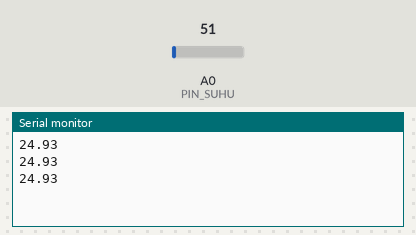
Simulated run of this sketch. Board: Arduino Uno, built with avr-gcc and run on an emulated ATmega328P. Parts: the last lines printed to the serial monitor. Inputs (shaded band) come from the test bench; at power-on: A0 (PIN_SUHU) = 51.

Above: at 1.3 s.
1.4 s: A0 (PIN_SUHU) set to 61
At 1.9 s:
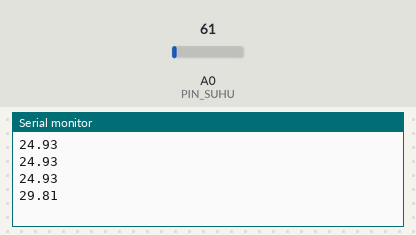
2.9 s: A0 (PIN_SUHU) set to 71
At 3.4 s:
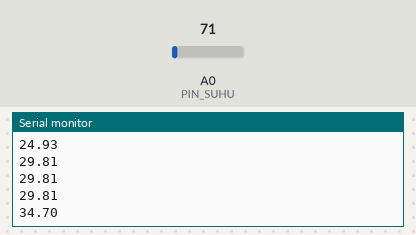
Timing chart, 0 to 5.9 s (numbered marks = the images above; inputs shaded):
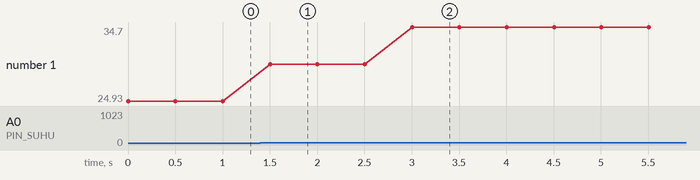

Measured:
- after the input at 1.4 s, the serial monitor: prints a new line after 0.10 s (image 1)
- after the input at 2.9 s, the serial monitor: prints a new line after 0.10 s (image 2)
- plotted number 1: 24.93 → 29.81 after the input at 1.4 s, 29.81 → 34.7 after the input at 2.9 s

The sketch:

suhu.ino
```cpp
// Contoh pengukuran suhu
//   dengan sensor LM35DZ

const int PIN_SUHU = A0;

void setup()
{
  Serial.begin(9600);
}

void loop()
{
  float celsius = analogRead(PIN_SUHU) * 0.48876;
  Serial.println(celsius);

  delay(500);  // Tunda sebentar
}
```
